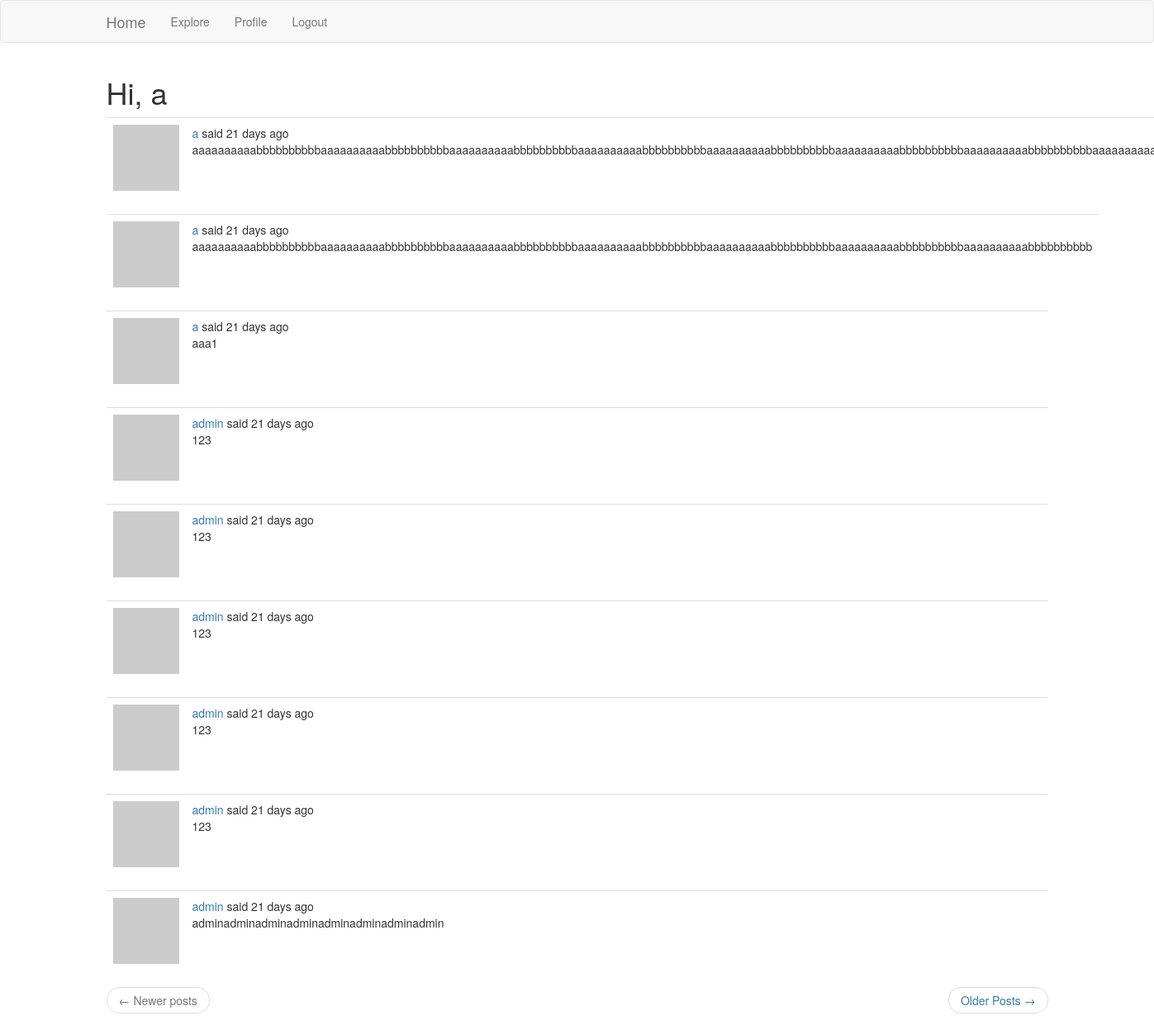
The page /explore (signed in) on the database as committed earlier.
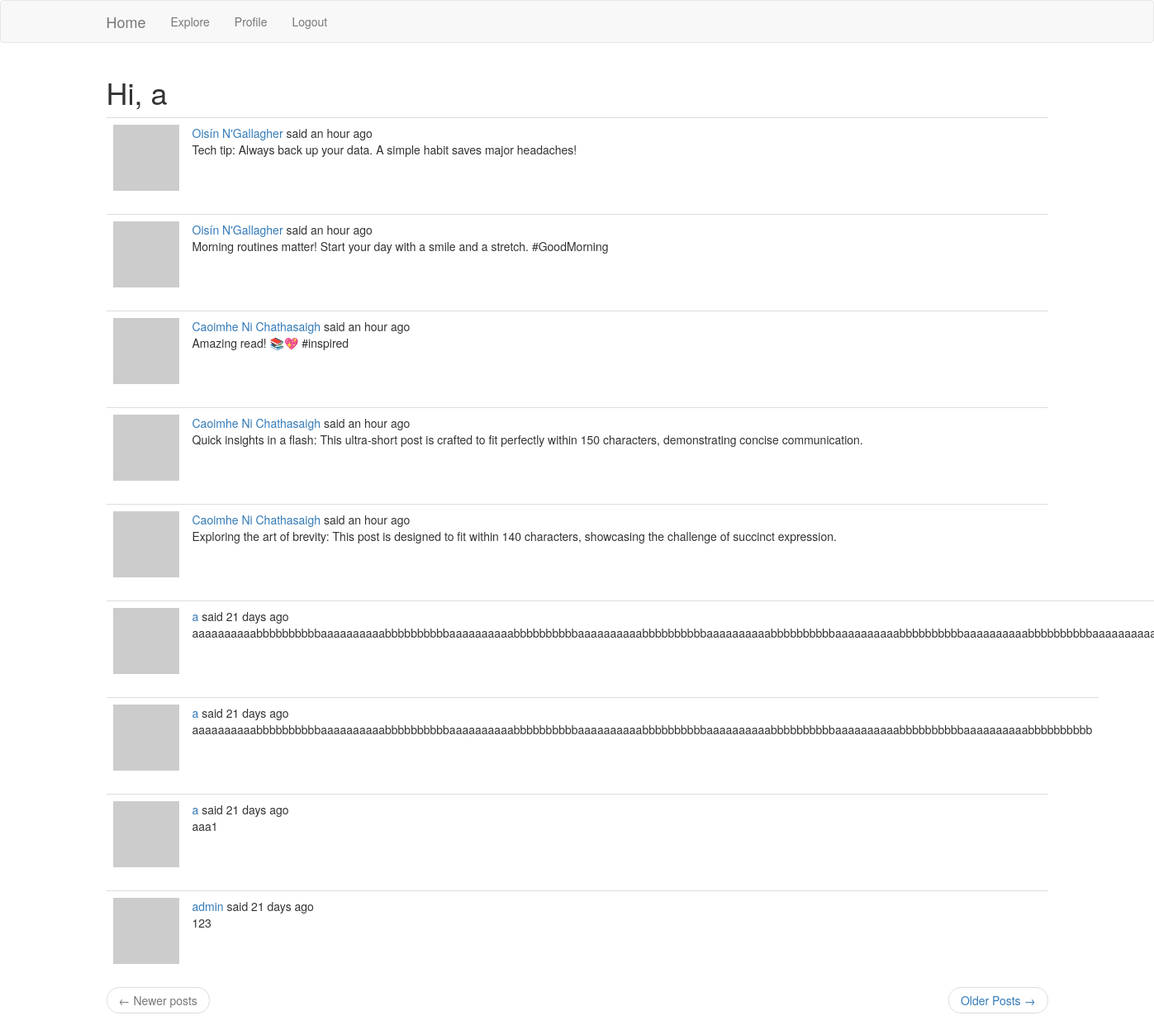
The same page on the database as committed later.
### app/models.py (models this page shows, shortened)
class User(UserMixin, db.Model):
    id = db.Column(db.Integer, primary_key=True)
    username = db.Column(db.String(64), index=True, unique=True)
    email = db.Column(db.String(120), index=True, unique=True)
    password_hash = db.Column(db.String(128))
    posts = db.relationship("Post", backref="author", lazy="dynamic")
    about_me = db.Column(db.String(140))
    last_seen = db.Column(db.DateTime, default=datetime.utcnow)
    followed = db.relationship(
        'User', secondary=followers,
        primaryjoin=(followers.c.follower_id == id),
        secondaryjoin=(followers.c.followed_id == id),
        backref=db.backref('followers', lazy='dynamic'),
        lazy='dynamic'
    )
    def avatar(self, size):
        digest = md5(self.email.lower().encode('utf-8')).hexdigest()
        return 'https://www.gravatar.com/avatar/{}?d=identicon&s={}'.format(
            digest, size)

class Post(db.Model):
    id = db.Column(db.Integer, primary_key=True)
    body = db.Column(db.String(140))
    timestamp = db.Column(db.DateTime, index=True, default=datetime.utcnow)
    user_id = db.Column(db.Integer, db.ForeignKey("user.id"))

### app/routes.py (the view)
@app.route('/explore')
@login_required
def explore():
    page = request.args.get('page', 1, type=int)
    posts = Post.query.order_by(Post.timestamp.desc()).paginate(
        page, app.config['POSTS_PER_PAGE'], False)
    next_url = url_for('explore', page=posts.next_num) \
        if posts.has_next else None
    prev_url = url_for('explore', page=posts.prev_num) \
        if posts.has_prev else None
    return render_template('index.html', title='Explore', posts=posts.items,
                           next_url=next_url, prev_url=prev_url)

### app/models.py (called while the page is built)
@login.user_loader
def load_user(id):
    return User.query.get(int(id))

### app/routes.py (called while the page is built)
@app.before_request
def before_request():
    if current_user.is_authenticated:
        current_user.last_seen = datetime.utcnow()
        db.session.commit()

### app/templates/index.html (shortened to what this page needs)
{% extends "base.html" %}
{% import 'bootstrap/wtf.html' as wtf %}
{% block app_content %}
    <h1>Hi, {{ current_user.username }}</h1>
    {% for post in posts %}
        {% include '_post.html' %}
    {% endfor %}
    {% include '_pagination_pager.html' %}
{% endblock %}

### app/templates/base.html (shortened to what this page needs)
{% extends "bootstrap/base.html" %}
{% block navbar %}
    <nav class="navbar navbar-default">
        <div class="container">
            <div class="navbar-header">
                <a class="navbar-brand" href="{{ url_for('index') }}">Home</a>
                <ul class="nav navbar-nav">
                        {% if current_user.is_authenticated %}
                            <li><a href="{{ url_for('explore') }}">Explore</a></li>
                            <li><a href="{{ url_for('user', username=current_user.username) }}">Profile</a></li>
                            <li><a href="{{ url_for('logout') }}">Logout</a></li>
                        {% else %}
                            <li><a href="{{ url_for('login') }}">Login</a></li>
                        {% endif %}
                    </ul>
            </div>
        </div>
    </nav>
{% endblock %}
{% block content %}
    <div class="container">
        {% block app_content%}
        {% endblock %}
    </div>
{% endblock %}

### app/templates/_post.html (shortened to what this page needs)
<table class="table table-hover">
    <tr >
        <td width="70px">
            <a href="{{ url_for('user', username=post.author.username) }}">
                <img src="{{ post.author.avatar(36) }}"></td>
        <td>
            <a href="{{ url_for('user', username=post.author.username) }}">
                    {{ post.author.username }}
            </a>
            said {{ moment(post.timestamp).fromNow() }}
            <br>
            {{ post.body }}
        </td>
    </tr>
</table>

### app/templates/_pagination_pager.html
<nav aria-label="...">
    <ul class="pager">
        <li class="previous{% if not prev_url %} disabled{% endif %}">
            <a href="{{ prev_url or '#' }}">
                <span aria-hidden="true">&larr;</span> Newer posts
            </a>
        </li>
        <li class="next{% if not next_url %} disabled{% endif %}">
            <a href="{{ next_url or '#' }}">
                Older Posts <span aria-hidden="true">&rarr;</span>
            </a>
        </li>
    </ul>
</nav>

Rows that differ between the two databases and show on the page:
no longer on this page (row unchanged): Post: author.username "admin", timestamp "21 days ago", body "123"
no longer on this page (row unchanged): Post: author.username "admin", timestamp "21 days ago", body "123"
no longer on this page (row unchanged): Post: author.username "admin", timestamp "21 days ago", body "123"
no longer on this page (row unchanged): Post: author.username "admin", timestamp "21 days ago", body "123"
no longer on this page (row unchanged): Post: author.username "admin", timestamp "21 days ago", body "adminadminadminadminadminadminadminadmin"
added Post: author.username "Oisín N'Gallagher", timestamp "an hour ago", body "Tech tip: Always back up your data. A simple habit saves major headaches!"
added Post: author.username "Oisín N'Gallagher", timestamp "an hour ago", body "Morning routines matter! Start your day with a smile and a stretch. #GoodMorning"
added Post: author.username "Caoimhe Ni Chathasaigh", timestamp "an hour ago", body "Amazing read! 📚💖 #inspired"
added Post: author.username "Caoimhe Ni Chathasaigh", timestamp "an hour ago", body "Quick insights in a flash: This ultra-short post is crafted to fit perfectly within 150 characters, demonstrating concise communication."
added Post: author.username "Caoimhe Ni Chathasaigh", timestamp "an hour ago", body "Exploring the art of brevity: This post is designed to fit within 140 characters, showcasing the challenge of succinct expression."
